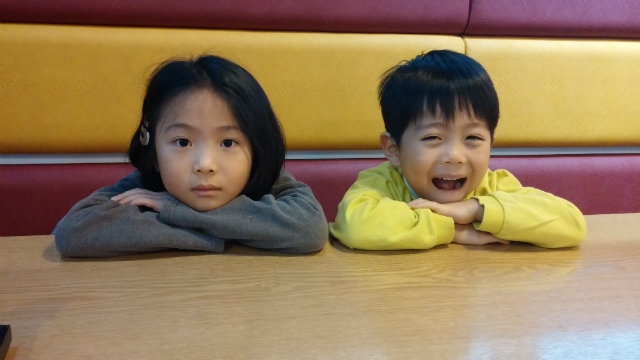
#> input picture img/children.jpg, 640 x 360 px
$ jupyter execute '얼굴 검출.ipynb'   (text cells are left out)
#> lines starting #> are read from the running program, lines starting #| are printed output that depends on the picture; after the words box and inside, x2 and y2 are one past the last pixel; in counts of white or black regions, pixels touching at a corner belong together
[cell 1]
import numpy as np
import cv2

[cell 2]
# 분류기 생성
face_cascade = cv2.CascadeClassifier('./data/haarcascade_frontalface_default.xml')

img = cv2.imread('./img/children.jpg')
#> img is the input picture: shape (360, 640, 3); mean B, G, R 87.7, 120.7, 145.5
gray = cv2.cvtColor(img, cv2.COLOR_BGR2GRAY)
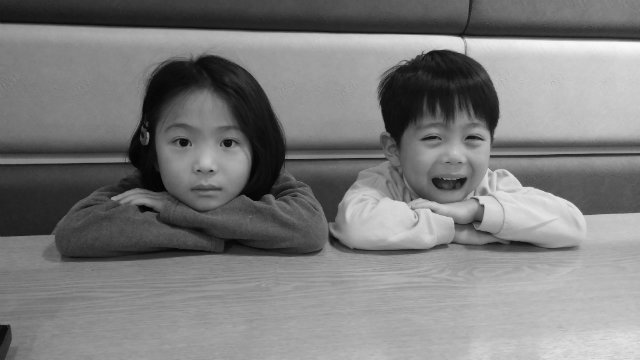
#> gray: shape (360, 640); min 0, max 251, mean 124.4

faces = face_cascade.detectMultiScale(gray)
#> faces = [[398, 97, 106, 106], [146, 96, 120, 120]]

for (x, y, w, h) in faces:
    cv2.rectangle(img, (x, y), (x+w, y+h), (255, 0, 0), 2)
    roi = gray[y:y+h, x:x+w]
#> this loop made 2 passes
#> pass 1, `roi = gray[y:y+h, x:x+w]`:
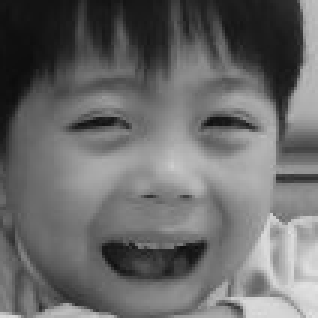
#> roi: shape (106, 106) (shown 3 times larger); min 12, max 227, mean 105.9
#> pass 2, `roi = gray[y:y+h, x:x+w]`:
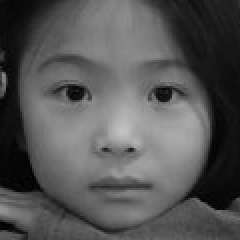
#> roi: shape (120, 120) (shown 2 times larger); min 0, max 194, mean 85.2
#> after the loop:
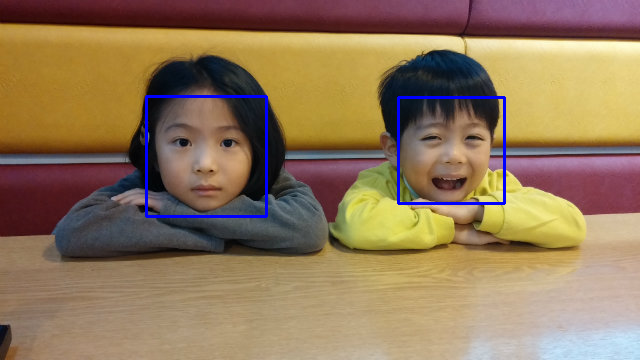
#> img: shape (360, 640, 3); 1.17% of pixels changed, all inside (x1, y1, x2, y2) = (145, 95, 506, 218)

cv2.imshow('img', img)
cv2.waitKey(0)
cv2.destroyAllWindows()

[cell 3]
import cv2

[cell 4]
# 분류기 생성
face_cascade = cv2.CascadeClassifier('./data/haarcascade_frontalface_default.xml')

[cell 5]
cap = cv2.VideoCapture(-1)
while cap.isOpened():
    ret, img = cap.read()
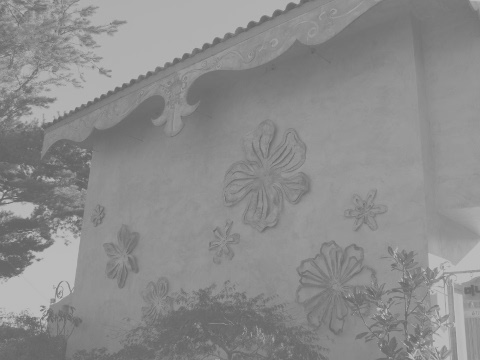
#> input picture img/abnormal.jpg, 480 x 360 px, given in place of the camera
#> img is the input picture: shape (360, 480, 3); min 96, max 194, mean 140.1
    if ret:
        gray = cv2.cvtColor(img, cv2.COLOR_BGR2GRAY)
#> gray: shape (360, 480)

        faces = face_cascade.detectMultiScale(gray, scaleFactor = 1.3, minNeighbors = 5, minSize = (80, 80))
#> faces = ()

        for(x, y, w, h) in faces:
            cv2.rectangle(img, (x, y), (x+w, y+h), (0, 255, 0), 2)
            roi = gray[y:y+h, x:x+w]
#> this loop made 0 passes

        cv2.imshow('face detect', img)
    else:
        break
    if cv2.waitKey(5) == 27:
#> (key Esc is pressed here)
        break
cv2.destroyAllWindows()

[cell 6]
import cv2
import numpy as np
import os

[cell 7]
base_dir = './faces/'
target_cnt = 400
cnt = 0

# 분류기 생성
face_classifier = cv2.CascadeClassifier('./data/haarcascade_frontalface_default.xml')

name = input("Insert User Name(Only Alphabet):")
#> the answer given: img/abnormal.jpg
